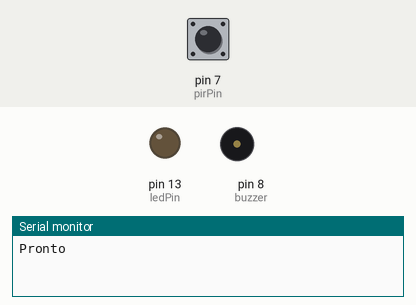
This sketch was run on a simulated Arduino Uno, built with avr-gcc and run on an emulated ATmega328P. Parts: output pins drawn as LEDs (lit = HIGH), buzzer (waves = sounding), the last lines printed to the serial monitor. The test bench sets the inputs (shaded band); at power-on: pin 7 (pirPin) LOW.

Above: at 1.2 s.
1.3 s: pin 7 (pirPin) driven HIGH
At 2.1 s:
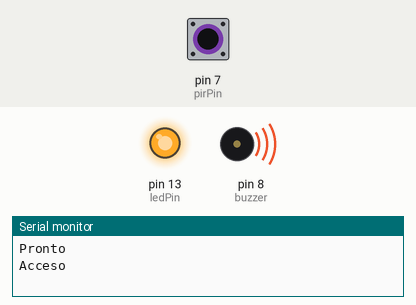
4.3 s: pin 7 (pirPin) driven LOW
At 5.2 s:
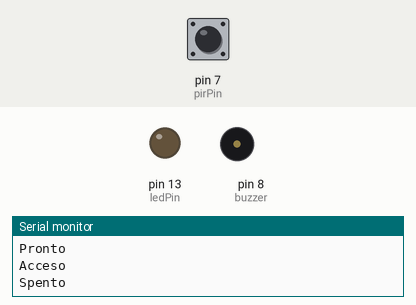
5.8 s: pin 7 (pirPin) pulsed HIGH 2 times (0.12 s each, 0.3 s apart)
At 7.42 s:
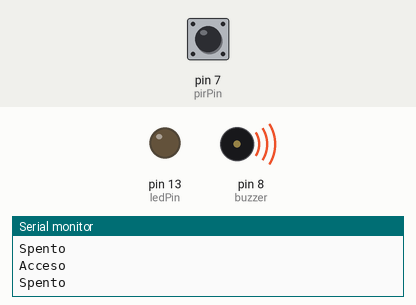
Timing chart, 0 to 9.0 s (numbered marks = the images above; inputs shaded):
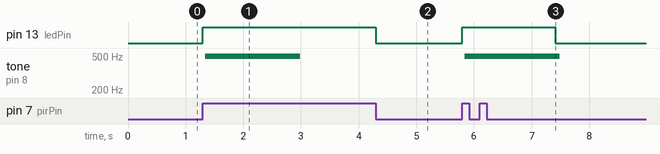

The sketch:

Pir.ino
```cpp
/*
 * Allarme volumetrico pin 7
 * con cicalino passivi pin 8
 * chiamata web pin 10-11-12-13, con servizio IFTTT
 */


//Henry's Bench
// HC-SR501 Motion Detector
// Sample Sketch

int ledPin = 13;  // LED on Pin 13 of Arduino
int pirPin = 7; // Input for HC-S501
int buzzer =8;  // Set the control the buzzer digital IO pin

int pirValue; // Place to store read PIR Value
int stato;

void setup()
{
  pinMode(ledPin, OUTPUT);
  pinMode(pirPin, INPUT);
  pinMode(buzzer, OUTPUT);

  digitalWrite(ledPin, LOW);
  Serial.begin(9600);
  Serial.println("Pronto");
}

void loop()
{
  pirValue = digitalRead(pirPin);
  digitalWrite(ledPin, pirValue);
  if (stato != pirValue)
  {
    stato =pirValue;
    if (pirValue)
    {
      int i;

      Serial.println(F("Acceso"));
      for(i=0; i<800; i++)// Wen a frequency sound
      {
        digitalWrite(buzzer,HIGH);// Sound
        delay(1);//delay 1ms
        digitalWrite(buzzer,LOW);//Not sound
        delay(1);// delay 1ms
      }
  }
  else
      Serial.println(F("Spento"));
  }
}
```

Measured:
- after the input at 1.3 s, pin 13 (ledPin): LOW → HIGH at once; tone on pin 8 (buzzer): silent → 496 Hz at once, → silent 1.6 s later
- after the input at 4.3 s, pin 13 (ledPin): HIGH → LOW at once
- after the input at 5.8 s, pin 13 (ledPin): LOW → HIGH at once, → LOW 1.6 s later; tone on pin 8 (buzzer): silent → 496 Hz at once, → silent 1.6 s later
